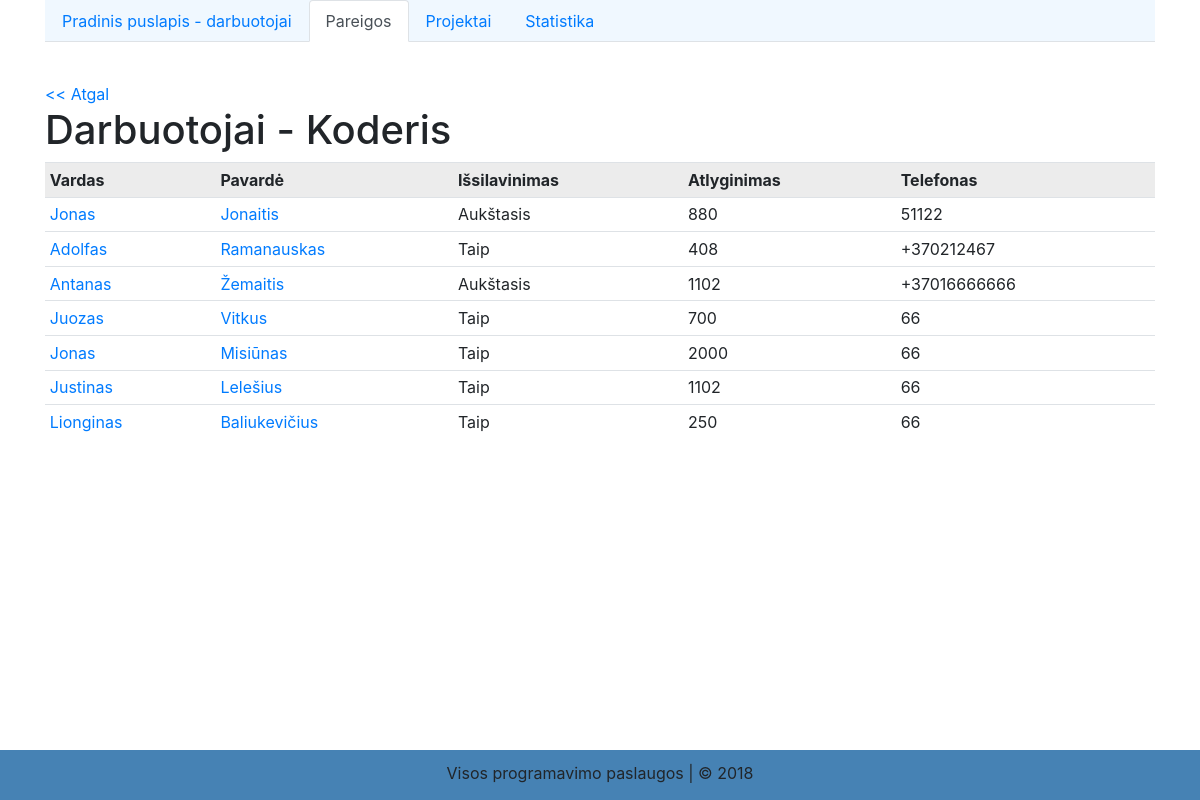
Screenshot of /position.php?pageId=2&id=1 with the database file from the repository.
### tables this page shows
CREATE TABLE `pareigos` (
  `id` int(11) NOT NULL,
  `name` varchar(20) NOT NULL,
  `base_salary`int(20) NOT NULL
);

CREATE TABLE `darbuotojai` (
  `id` int(11) NOT NULL,
  `name` varchar(20) NOT NULL,
  `surname` varchar(20) NOT NULL,
  `gender` enum('vyras','moteris','','') DEFAULT NULL,
  `phone` varchar(12) DEFAULT NULL,
  `birthday` timestamp NOT NULL DEFAULT CURRENT_TIMESTAMP ON UPDATE CURRENT_TIMESTAMP,
  `education` varchar(120) DEFAULT NULL,
  `salary` int(11) DEFAULT NULL,
  `idarbinimo_tipas` tinyint(4) DEFAULT NULL,
  `pareigos_id` int(11) DEFAULT NULL,
  `projekto_id` int(11) DEFAULT NULL
);

### functions.php (called while the page is built, shortened)
<?php declare (strict_types = 1);
function getEmployeesByPosition(PDO $pdo, int $positionId): array
{
    $stmt = $pdo->prepare('SELECT id, name, surname, education, salary, phone FROM darbuotojai WHERE pareigos_id = :position_id ');
    $stmt->execute(['position_id' => $positionId]);
    return $stmt->fetchAll();
}
function getPosition(PDO $pdo, int $positionId): array
{
    $stmt = $pdo->prepare('SELECT id, name, base_salary FROM pareigos WHERE id =:id');
    $stmt->execute(['id' => $positionId]);
    return $stmt->fetch();
}

### position.php (the view, shortened to what this page needs)
<?php
require_once 'functions.php';
$pdo = getConnection();
$positionId = (int) $_GET['id'];
$employees = getEmployeesByPosition($pdo, $positionId);
$position = getPosition($pdo, $positionId);
include 'includes/head.php';
?>
<a href="positions.php?pageId=2"><< Atgal</a>
    <h1>Darbuotojai - <?php echo $position['name']; ?></h1>
    <table class="table table-hover table-sm">
        <tr style="background-color: rgba(0,0,0,.075);">
            <th>Vardas</th>
            <th>Pavardė</th>
            <th>Išsilavinimas</th>
            <th>Atlyginimas</th>
            <th>Telefonas</th>
            <?php foreach ($employees as $employee) {?>
                <tr>
                <td><a href="employee.php?pageId=1&id=<?php echo $employee['id']; ?>"><?php echo $employee['name']; ?></a></td>
                <td><a href="employee.php?pageId=1&id=<?php echo $employee['id']; ?>"><?php echo $employee['surname']; ?></a></td>
                <td><?php echo $employee['education']; ?></td>
                <td><?php echo $employee['salary']; ?></td>
                <td><?php echo $employee['phone']; ?></td>
                </tr>
            <?php }?>
        </tr>
    </table>
</div>
<?php include 'includes/footer.php'?>

### rows the page displays
pareigos: name "Koderis"
darbuotojai: name "Jonas", surname "Jonaitis", education "Aukštasis", salary "880", phone "51122"
darbuotojai: name "Adolfas", surname "Ramanauskas", education "Taip", salary "408", phone "+370212467"
darbuotojai: name "Antanas", surname "Žemaitis", education "Aukštasis", salary "1102", phone "+37016666666"
darbuotojai: name "Juozas", surname "Vitkus", education "Taip", salary "700", phone "66"
darbuotojai: name "Jonas", surname "Misiūnas", education "Taip", salary "2000", phone "66"
darbuotojai: name "Justinas", surname "Lelešius", education "Taip", salary "1102", phone "66"
darbuotojai: name "Lionginas", surname "Baliukevičius", education "Taip", salary "250", phone "66"
